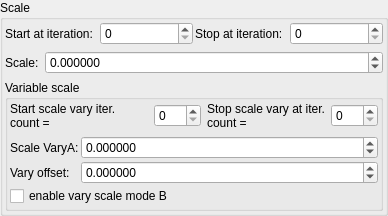
    <widget class="QGroupBox" name="groupBox_3">
     <property name="title">
      <string>Scale</string>
     </property>
     <layout class="QVBoxLayout" name="verticalLayout_5">
      <property name="leftMargin">
       <number>2</number>
      </property>
      <property name="topMargin">
       <number>2</number>
      </property>
      <property name="rightMargin">
       <number>2</number>
      </property>
      <property name="bottomMargin">
       <number>2</number>
      </property>
      <item>
       <layout class="QGridLayout" name="gridLayout_81">
        <property name="spacing">
         <number>2</number>
        </property>
        <item row="2" column="3">
         <widget class="MySpinBox" name="spinboxInt_transf_stop_iterations_C">
          <property name="sizePolicy">
           <sizepolicy hsizetype="Preferred" vsizetype="Maximum">
            <horstretch>0</horstretch>
            <verstretch>0</verstretch>
           </sizepolicy>
          </property>
          <property name="maximum">
           <number>999</number>
          </property>
         </widget>
        </item>
        <item row="2" column="2">
         <widget class="QLabel" name="label_53">
          <property name="text">
           <string>Stop at iteration:</string>
          </property>
         </widget>
        </item>
        <item row="2" column="1">
         <widget class="MySpinBox" name="spinboxInt_transf_start_iterations_C">
          <property name="sizePolicy">
           <sizepolicy hsizetype="Minimum" vsizetype="Maximum">
            <horstretch>0</horstretch>
            <verstretch>0</verstretch>
           </sizepolicy>
          </property>
          <property name="minimum">
           <number>0</number>
          </property>
          <property name="maximum">
           <number>999</number>
          </property>
          <property name="value">
           <number>0</number>
          </property>
         </widget>
        </item>
        <item row="2" column="0">
         <widget class="QLabel" name="label_73">
          <property name="text">
           <string>Start at iteration:</string>
          </property>
         </widget>
        </item>
       </layout>
      </item>
      <item>
       <layout class="QGridLayout" name="gridLayout_2" columnstretch="0,1">
        <item row="0" column="1">
         <widget class="MyDoubleSpinBox" name="spinbox_transf_scale">
          <property name="sizePolicy">
           <sizepolicy hsizetype="Minimum" vsizetype="Maximum">
            <horstretch>0</horstretch>
            <verstretch>0</verstretch>
           </sizepolicy>
          </property>
          <property name="prefix">
           <string/>
          </property>
          <property name="suffix">
           <string/>
          </property>
          <property name="decimals">
           <number>6</number>
          </property>
          <property name="minimum">
           <double>-99.998999999999995</double>
          </property>
          <property name="maximum">
           <double>99.998999999999995</double>
          </property>
          <property name="singleStep">
           <double>0.100000000000000</double>
          </property>
         </widget>
        </item>
        <item row="0" column="0">
         <widget class="QLabel" name="label_149">
          <property name="text">
           <string>Scale:</string>
          </property>
         </widget>
        </item>
       </layout>
      </item>
      <item>
       <widget class="QGroupBox" name="groupBox_4">
        <property name="title">
         <string>Variable scale</string>
        </property>
        <layout class="QVBoxLayout" name="verticalLayout_6">
         <property name="leftMargin">
          <number>2</number>
         </property>
         <property name="topMargin">
          <number>2</number>
         </property>
         <property name="rightMargin">
          <number>2</number>
         </property>
         <property name="bottomMargin">
          <number>2</number>
         </property>
         <item>
          <layout class="QHBoxLayout" name="horizontalLayout">
           <property name="topMargin">
            <number>0</number>
           </property>
           <item>
            <widget class="QLabel" name="label_74">
             <property name="text">
              <string>Start scale vary iter. count =</string>
             </property>
             <property name="wordWrap">
              <bool>true</bool>
             </property>
            </widget>
           </item>
           <item>
            <widget class="MySpinBox" name="spinboxInt_transf_start_iterations_X">
             <property name="sizePolicy">
              <sizepolicy hsizetype="Minimum" vsizetype="Maximum">
               <horstretch>0</horstretch>
               <verstretch>0</verstretch>
              </sizepolicy>
             </property>
             <property name="minimum">
              <number>0</number>
             </property>
             <property name="maximum">
              <number>999</number>
             </property>
             <property name="value">
              <number>0</number>
             </property>
            </widget>
           </item>
           <item>
            <widget class="QLabel" name="label_57">
             <property name="text">
              <string>Stop scale vary at iter. count =</string>
             </property>
             <property name="wordWrap">
              <bool>true</bool>
             </property>
            </widget>
           </item>
           <item>
            <widget class="MySpinBox" name="spinboxInt_transf_stop_iterations_X">
             <property name="sizePolicy">
              <sizepolicy hsizetype="Preferred" vsizetype="Maximum">
               <horstretch>0</horstretch>
               <verstretch>0</verstretch>
              </sizepolicy>
             </property>
             <property name="maximum">
              <number>999</number>
             </property>
            </widget>
           </item>
          </layout>
         </item>
         <item>
          <layout class="QGridLayout" name="gridLayout_31" columnstretch="0,1">
           <property name="spacing">
            <number>2</number>
           </property>
           <item row="3" column="0" colspan="2">
            <widget class="QCheckBox" name="checkBox_transf_function_enabledM_false">
             <property name="text">
              <string>enable vary scale mode B</string>
             </property>
            </widget>
           </item>
           <item row="1" column="1">
            <widget class="MyDoubleSpinBox" name="spinbox_transf_scale_vary_0">
             <property name="sizePolicy">
              <sizepolicy hsizetype="Minimum" vsizetype="Maximum">
               <horstretch>0</horstretch>
               <verstretch>0</verstretch>
              </sizepolicy>
             </property>
             <property name="prefix">
              <string/>
             </property>
             <property name="suffix">
              <string/>
             </property>
             <property name="decimals">
              <number>6</number>
             </property>
             <property name="minimum">
              <double>-100000.000000000000000</double>
             </property>
             <property name="maximum">
              <double>100000.000000000000000</double>
             </property>
             <property name="singleStep">
              <double>0.100000000000000</double>
             </property>
            </widget>
           </item>
           <item row="2" column="0">
            <widget class="QLabel" name="label_150">
             <property name="text">
              <string>Vary offset:</string>
             </property>
            </widget>
           </item>
           <item row="2" column="1">
            <widget class="MyDoubleSpinBox" name="spinbox_transf_scaleB_1">
             <property name="sizePolicy">
              <sizepolicy hsizetype="Minimum" vsizetype="Maximum">
               <horstretch>0</horstretch>
               <verstretch>0</verstretch>
              </sizepolicy>
             </property>
             <property name="prefix">
              <string/>
             </property>
             <property name="suffix">
              <string/>
             </property>
             <property name="decimals">
              <number>6</number>
             </property>
             <property name="minimum">
              <double>-100000.000000000000000</double>
             </property>
             <property name="maximum">
              <double>100000.000000000000000</double>
             </property>
             <property name="singleStep">
              <double>0.100000000000000</double>
             </property>
            </widget>
           </item>
           <item row="1" column="0">
            <widget class="QLabel" name="label_144">
             <property name="text">
              <string>Scale VaryA:</string>
             </property>
            </widget>
           </item>
          </layout>
         </item>
        </layout>
       </widget>
      </item>
     </layout>
    </widget>
